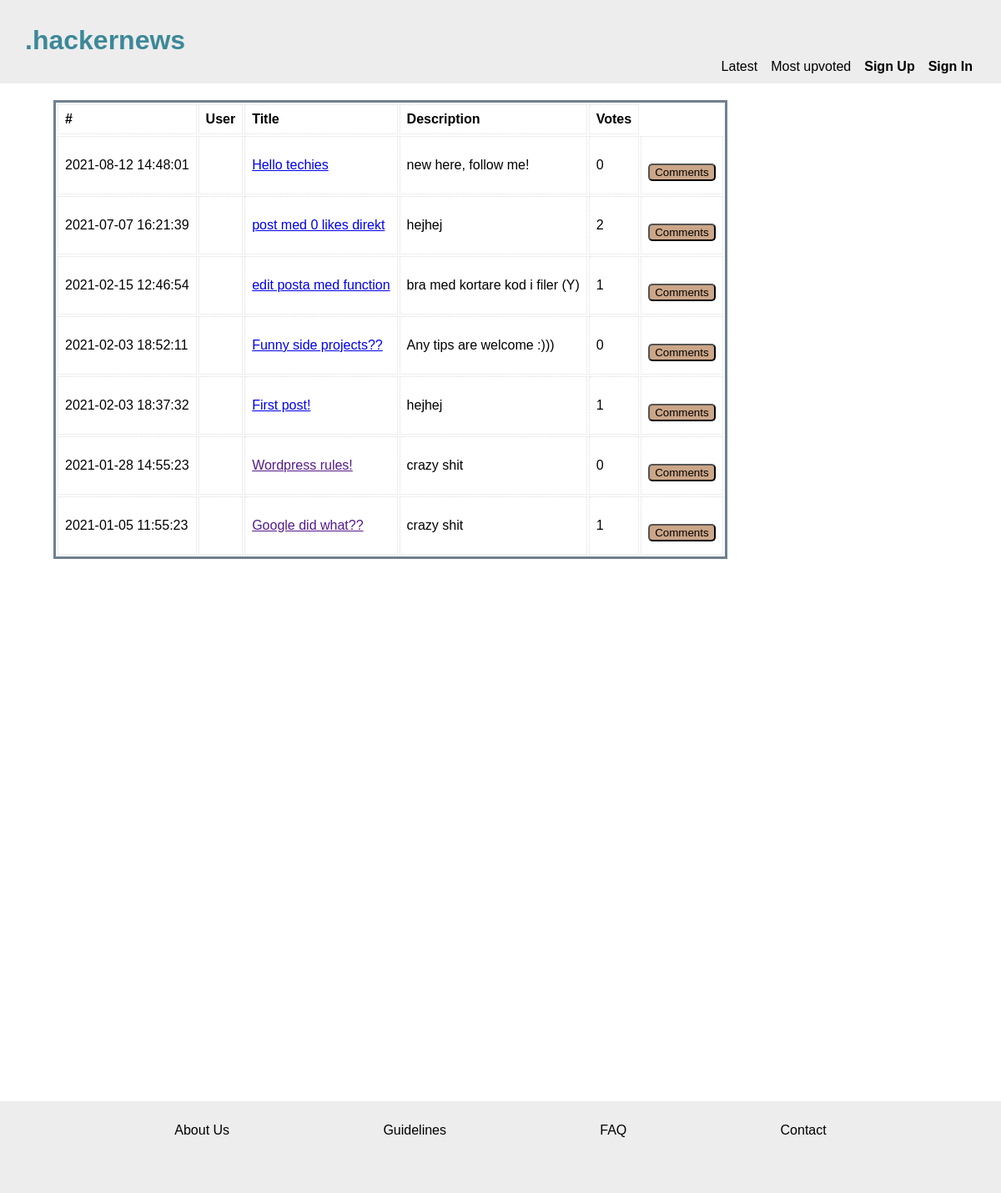
The page / on the database its author committed.
### tables this page shows
CREATE TABLE posts (
	id INTEGER PRIMARY KEY, 
	users_id INT NOT NULL, 
	author VARCHAR NOT NULL, 
	title VARCHAR, 
	description VARCHAR, 
	link VARCHAR, 
	upvotes INT, 
	published TIMESTAMP NOT NULL,  
	FOREIGN KEY (users_id) REFERENCES users( id), 
	FOREIGN KEY (author) REFERENCES users(username));

### app/functions.php (called while the page is built, shortened)
<?php
function getLatestPosts(PDO $pdo)
{
    $statement = $pdo->prepare('SELECT * FROM posts ORDER BY published DESC');
    $statement->execute();
    $posts = $statement->fetchAll(PDO::FETCH_ASSOC);
    return $posts;
}

### index.php (the view, shortened to what this page needs)
<?php
require __DIR__ . '/app/autoload.php';
require __DIR__ . '/views/header.php';
?>
<main class="boxXL">
    <table class="tablePosts">
        <?php if (isset($_GET['order'])) {
            $posts = getTopPosts($pdo);
        } else {
            $posts = getLatestPosts($pdo);
        } ?>
        <tbody class="tbodyPost">
            <tr>
                <th>#</th>
                <th>User</th>
                <th>Title</th>
                <th>Description</th>
                <th>Votes</th>
            </tr>
            <?php foreach ($posts as $post) : ?>
                <tr class="row-post">
                    <td><?= $post['published']; ?></td>
                    <td><?php if (isset($_SESSION['user'])) : ?>
                            <?php if ($post['author'] === $_SESSION['user']['username']) : ?>
                                <b><?= $post['author']; ?></b>
                                <form action="/editPost.php?post_id=<?= $post['id'] ?>" method="POST">
                                    <button type="submit" name="edit">Edit Post</button>
                                </form>
                            <?php else :
                                echo $post['author']; ?>
                            <?php endif; ?>
                        <?php endif; ?>
                    </td>
                    <td><a href="<?= $post['link']; ?>"> <?= $post['title']; ?></a></td>
                    <td><?= $post['description']; ?></td>
                    <td><?= $post['upvotes']; ?></td>
                    <td>
                        <form action="/singlePost.php" method="POST">
                            <button type="submit" name="show">Comments</button>
                        </form>
                </tr>
        </tbody>
    <?php endforeach; ?>
    </table>
</main>
<?php require __DIR__ . '/views/footer.php'; ?>

### assets/css/global.css (style rules this page uses)
* { box-sizing: border-box; margin: 0; font-family: Arial, Helvetica, sans-serif; }
body { height: 100%; width: 100%; }
:root { --header-footer-bg: rgb(237, 237, 237); --main-bg: rgb(237, 237, 237); --btn: rgb(203, 166, 136); --btn-dark: rgb(170, 139, 114); --title-heading: rgb(60, 136, 153); }

### assets/css/index.css (style rules this page uses)
.boxXL { margin: 2rem; min-height: 100vh; z-index: 1; max-width: 1000px; margin-top: 120px; }
.tablePosts { max-height: fit-content; min-width: 350px; border: slategray; border-style: solid; margin-left: 2rem; }
td, th { border: 1px dotted #dddddd; text-align: left; padding: 8px; }
.row-post { height: 70px; }

### assets/css/forms.css (style rules this page uses)
form { display: flex; flex-direction: column; line-height: 1.5rem; }
button { border-radius: 5px; max-width: 100px; background-color: var(--btn); margin-top: 1rem; }

### rows shown on the page
posts: published "2021-08-12 14:48:01", title "Hello techies", description "new here, follow me!", upvotes "0"
posts: published "2021-07-07 16:21:39", title "post med 0 likes direkt", description "hejhej", upvotes "2"
posts: published "2021-02-15 12:46:54", title "edit posta med function", description "bra med kortare kod i filer (Y)", upvotes "1"
posts: published "2021-02-03 18:52:11", title "Funny side projects??", description "Any tips are welcome :)))", upvotes "0"
posts: published "2021-02-03 18:37:32", title "First post!", description "hejhej", upvotes "1"
posts: published "2021-01-28 14:55:23", title "Wordpress rules!", description "crazy shit", upvotes "0"
posts: published "2021-01-05 11:55:23", title "Google did what??", description "crazy shit", upvotes "1"
